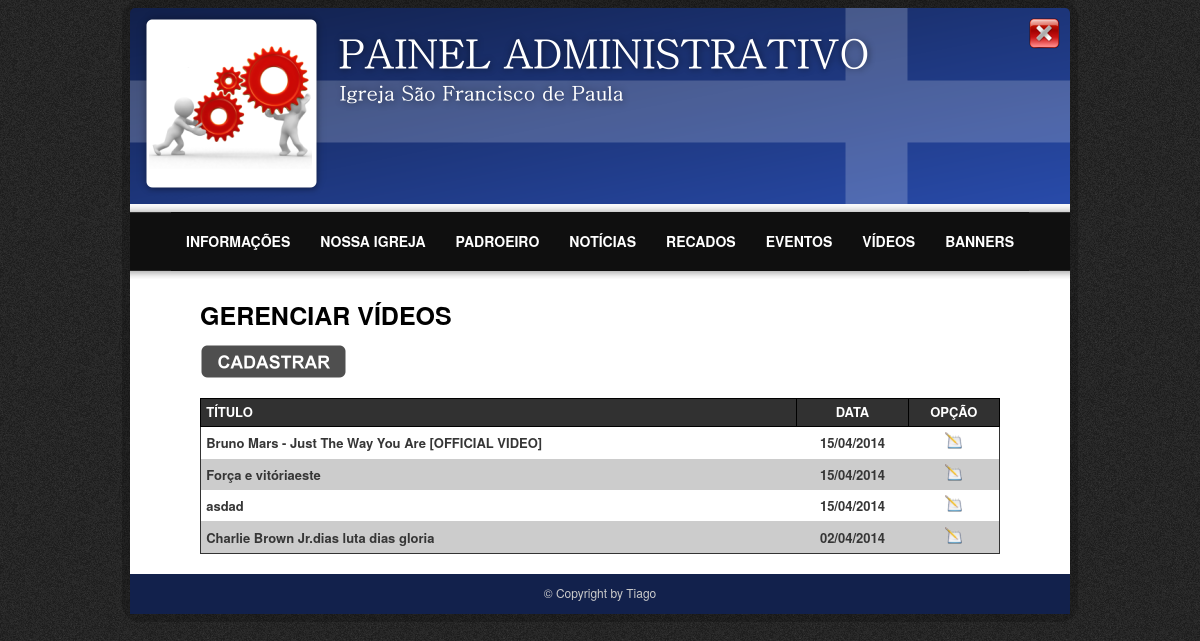
Page /Site/admin/videos.php (signed in) on the committed database.
### tables this page shows
CREATE TABLE IF NOT EXISTS `videos` (
  `vid_id` int(11) NOT NULL AUTO_INCREMENT,
  `vid_titulo` varchar(100) NOT NULL,
  `vid_url` varchar(100) NOT NULL,
  `vid_data` date NOT NULL,
  PRIMARY KEY (`vid_id`)
);

### Site/admin/videos.php (the view, shortened to what this page needs)
<?php
	require_once("conexao.php");
	$busca="";
	$SQL = "SELECT * FROM videos ORDER BY vid_data DESC";
	$execute_query = mysql_query($SQL, $conn);
	if(@mysql_num_rows($execute_query) > 0){
		$busca="ok";
	}
?>
<!DOCTYPE html>
<html lang="en">
	<head>
		<link rel="stylesheet" type="text/css" href="css/style.css">
	</head>
	<body>
		<div id="container">
			<?php require_once("menu.php"); ?>
			<div id="content">
				<div id="pagina">
					GERENCIAR VÍDEOS<br />
					<a href="videos_cad.php"> <img src="css/img/cadastrar.png" style="margin-top: 10px;"/></a>
				</div>
				<br clear="all" />
				<table id="consulta">
					<thead>
					<tr>
						<th>TÍTULO</th>
						<th style="width: 100px; text-align: center;">DATA</th>
						<th style="width: 80px; text-align: center;">OPÇÃO</th>
					</tr>
					</thead>
					<tbody>
					<?php
					$cont=1;
					if($busca=="ok"){
						while($query = @mysql_fetch_array($execute_query)){
							$separador = explode("-", $query['vid_data']);
							$data =$separador[2]."/".$separador[1]."/".$separador[0];
							if($cont%2==0){
								echo "<tr class='odd'>";
							}else{
								echo "<tr>";
    					 	}?>
								<td style="text-align: left;"><?=$query['vid_titulo']?></td>
								<td><?=$data?></td>
								<td><a href="videos_cad.php?param=<?=$query['vid_id']?>"><img src="css/img/editar.png" /></a> </td>
							</tr>
					<?php $cont++; }
					}else{?>
						<tr>
							<td colspan="3">Não existe dados cadastrados!</td>
						</tr>
					<?php }?>
				</table>
			</div>
			<footer>
				<div id="desenvolvido">
					&copy; Copyright  by Tiago
				</div>
			</footer>
		</div>
	</body>
</html>

### Site/admin/menu.php
<header>
	<a href="logout.php"> <img src="css/img/sair.png"> </a>
</header>
<nav>
	<ul id="trans-nav">
		<li><a href="informacoes.php">INFORMAÇÕES</a></li>
		<li><a href="aigreja.php">NOSSA IGREJA</a></li>
		<li><a href="padroeiro.php">PADROEIRO</a></li>
		<li><a href="noticias.php">NOTÍCIAS</a></li>
		<li><a href="recados.php">RECADOS</a></li>
		<li><a href="eventos.php">EVENTOS</a></li>
		<li><a href="videos.php">VÍDEOS</a></li>
		<li><a href="banners.php">BANNERS</a></li>
	</ul>
</nav>

### Site/admin/css/style.css (style rules this page uses)
body { background-image: url('img/fundo.png'); font-family: HelveticaNeue, "Helvetica Neue", Arial, Helvetica, sans-serif; }
img { border: 0px; }
#container { width:940px; height:auto; margin: 0 auto; padding: 0px; background-color: #FFFFFF; box-shadow: 0px 0px 0px 8px rgba(0,0,0,0.2); border-radius: 10px; -moz-border-radius: 10px; -webkit-border-radius: 10px; }
#container header { height: 196px; background-image: url('img/topo.png'); background-repeat: no-repeat; border-top-left-radius: 5px; border-top-right-radius: 5px; -webkit-border-top-left-radius: 5px; -webkit-border-top-right-radius: 5px; -moz-border-top-left-radius: 5px; -moz-border-top-right-radius: 5px; -moz-border-radius-topright: 5px; -moz-border-radius-topleft: 5px; -moz-border-radius:5px 5px 0px 0px }
#container header img { float: right; margin-right:10px; margin-top: 10px; }
#container nav { width:100%; height:75px; padding-top:8px; background-image: url('img/nav.png'); background-repeat: repeat-x; font-size: 14px; }
#trans-nav { list-style-type: none; height: 59px; padding: 0; margin: 0 auto; text-align: center; width: auto; display: table; font-weight: bold; }
#trans-nav li { float: left; position: relative; padding: 0; line-height: 59px; background: #0F0F0F; }
#trans-nav li a { display: block; padding: 0 15px; color: #FFFFFF; text-decoration: none; }
#container #content { width: 100%; padding: 0; text-align: center; }
#container #content table { width: 800px; margin: 0 auto; font-size: 12px; font-weight: bold; }
#container footer { height: 30px; background-color: #12214C; margin-top: 20px; text-align:center; padding-top:10px; color:#CCCCCC; font-size:12px; }
#pagina { width:100%; float:left; margin-left: 70px; margin-top:10px; margin-bottom:10px; text-align: left; font-size: 25px; font-weight: bold; }
#consulta { border-collapse: collapse; border: 1px solid #333; color: #363636; background: #FFFFFF; }
#consulta td, #consulta th { padding: .4em; color: #363636; font-size: 13px; }
#consulta thead th, #consulta tfoot th { font:bold; border: 1px solid #000000 ; text-align: left; background: #313131; color: #FFFFFF; padding-top:3px; }
#consulta tbody td a { background: transparent; text-decoration: none; color: #363636; }
.odd { background: #CCCCCC; }

### rows in the picture
videos: vid_titulo "Bruno Mars - Just The Way You Are [OFFICIAL VIDEO]", vid_data "15/04/2014"
videos: vid_titulo "Força e vitóriaeste", vid_data "15/04/2014"
videos: vid_titulo "asdad", vid_data "15/04/2014"
videos: vid_titulo "Charlie Brown Jr.dias luta dias gloria", vid_data "02/04/2014"
